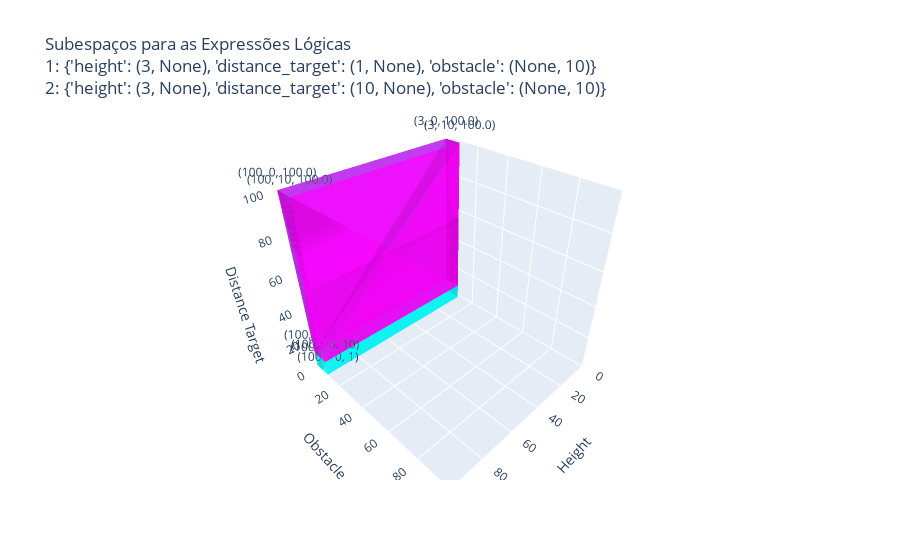

This figure's notebook cell:
### Code cell
import plotly.graph_objects as go

def apply_expressions(data, expressions):
    bounds = {}
    for var in data:
        name = var['name']
        min_val = var['min_value']
        max_val = var['max_value']
        if name in expressions:
            expr_min, expr_max = expressions[name]
            if expr_min is not None:
                min_val = max(min_val, expr_min)
            if expr_max is not None:
                max_val = min(max_val, expr_max)
        bounds[name] = (min_val, max_val)
    return bounds

def plot_subspaces(expressions1, expressions2, data):
    fig = go.Figure()

    expressions_list = [
        {
            "name": "Expression 1",
            "expressions": expressions1
        },
        {
            "name": "Expression 2",
            "expressions": expressions2
        }
    ]

    colors = ['cyan', 'magenta']

    for i, expr_data in enumerate(expressions_list):
        bounds = apply_expressions(data, expr_data['expressions'])

        # Definir os limites do subespaço
        height_min, height_max = bounds['height']
        distance_min, distance_max = bounds['distance_target']
        obstacle_min, obstacle_max = bounds['obstacle']

        # Definir os vértices do cubo
        vertices = [
            [height_min, obstacle_min, distance_min],
            [height_max, obstacle_min, distance_min],
            [height_max, obstacle_max, distance_min],
            [height_min, obstacle_max, distance_min],
            [height_min, obstacle_min, distance_max],
            [height_max, obstacle_min, distance_max],
            [height_max, obstacle_max, distance_max],
            [height_min, obstacle_max, distance_max]
        ]

        # Definir as faces do cubo
        faces = [
            [vertices[0], vertices[1], vertices[5], vertices[4]],  # Face inferior
            [vertices[2], vertices[3], vertices[7], vertices[6]],  # Face superior
            [vertices[0], vertices[3], vertices[7], vertices[4]],  # Face esquerda
            [vertices[1], vertices[2], vertices[6], vertices[5]],  # Face direita
            [vertices[0], vertices[1], vertices[2], vertices[3]],  # Face frontal
            [vertices[4], vertices[5], vertices[6], vertices[7]]   # Face traseira
        ]

        # Adicionar as faces ao gráfico
        x, y, z = zip(*vertices)
        i_faces = [0, 1, 5, 4, 2, 3, 7, 6, 0, 3, 7, 4, 1, 2, 6, 5, 0, 1, 2, 3, 4, 5, 6, 7]
        j_faces = [1, 2, 6, 5, 3, 0, 4, 7, 3, 0, 4, 7, 2, 3, 7, 6, 1, 2, 6, 5, 0, 1, 5, 4]
        k_faces = [5, 6, 2, 1, 7, 4, 0, 3, 7, 4, 0, 3, 6, 7, 3, 2, 6, 7, 3, 2, 5, 6, 2, 1]

        fig.add_trace(go.Mesh3d(
            x=x, y=y, z=z,
            i=i_faces, j=j_faces, k=k_faces,
            color=colors[i], opacity=0.5,
            name=expr_data['name']
        ))

        # Adicionar etiquetas com os valores dos limites
        for vert in vertices:
            fig.add_trace(go.Scatter3d(
                x=[vert[0]], y=[vert[1]], z=[vert[2]],
                text=f'({vert[0]}, {vert[1]}, {vert[2]})',
                mode='text',
                showlegend=False
            ))

    # Configurar o layout do gráfico
    fig.update_layout(
        scene=dict(
            xaxis_title='Height',
            yaxis_title='Obstacle',
            zaxis_title='Distance Target',
            xaxis=dict(range=[0, 100]),
            yaxis=dict(range=[0, 100]),
            zaxis=dict(range=[0, 100])
        ),
        title_text=('Subespaços para as Expressões Lógicas<br>'
                    f'1: {expressions1}<br>'
                    f'2: {expressions2}')
    )

    fig.show()

# Exemplo de uso
data = [
    {
      "name": "height",
      "min_value": 0,
      "max_value": 100
    },
    {
      "name": "distance_target",
      "min_value": 0.0,
      "max_value": 100.0
    },
    {
      "name": "obstacle",
      "min_value": 0,
      "max_value": 100
    }
]

expressions1 = {
    "height": (3, None),
    "distance_target": (1, None),
    "obstacle": (None, 10)
}

expressions2 = {
    "height": (3, None),
    "distance_target": (10, None),
    "obstacle": (None, 10)
}

plot_subspaces(expressions1, expressions2, data)

### Figure 1 — Plotly figure (JSON) as saved in the notebook; plotly's stock layout.template omitted (floating-point values rounded to 4 significant figures)
{"data": [{"color": "cyan", "i": [0, 1, 5, 4, 2, 3, 7, 6, 0, 3, 7, 4, 1, 2, 6, 5, 0, 1, 2, 3, 4, 5, 6, 7], "j": [1, 2, 6, 5, 3, 0, 4, 7, 3, 0, 4, 7, 2, 3, 7, 6, 1, 2, 6, 5, 0, 1, 5, 4], "k": [5, 6, 2, 1, 7, 4, 0, 3, 7, 4, 0, 3, 6, 7, 3, 2, 6, 7, 3, 2, 5, 6, 2, 1], "name": "Expression 1", "opacity": 0.5, "type": "mesh3d", "x": [3, 100, 100, 3, 3, 100, 100, 3], "y": [0, 0, 10, 10, 0, 0, 10, 10], "z": [1, 1, 1, 1, 100, 100, 100, 100]}, {"mode": "text", "showlegend": false, "text": "(3, 0, 1)", "type": "scatter3d", "x": [3], "y": [0], "z": [1]}, {"mode": "text", "showlegend": false, "text": "(100, 0, 1)", "type": "scatter3d", "x": [100], "y": [0], "z": [1]}, {"mode": "text", "showlegend": false, "text": "(100, 10, 1)", "type": "scatter3d", "x": [100], "y": [10], "z": [1]}, {"mode": "text", "showlegend": false, "text": "(3, 10, 1)", "type": "scatter3d", "x": [3], "y": [10], "z": [1]}, {"mode": "text", "showlegend": false, "text": "(3, 0, 100.0)", "type": "scatter3d", "x": [3], "y": [0], "z": [100]}, {"mode": "text", "showlegend": false, "text": "(100, 0, 100.0)", "type": "scatter3d", "x": [100], "y": [0], "z": [100]}, {"mode": "text", "showlegend": false, "text": "(100, 10, 100.0)", "type": "scatter3d", "x": [100], "y": [10], "z": [100]}, {"mode": "text", "showlegend": false, "text": "(3, 10, 100.0)", "type": "scatter3d", "x": [3], "y": [10], "z": [100]}, {"color": "magenta", "i": [0, 1, 5, 4, 2, 3, 7, 6, 0, 3, 7, 4, 1, 2, 6, 5, 0, 1, 2, 3, 4, 5, 6, 7], "j": [1, 2, 6, 5, 3, 0, 4, 7, 3, 0, 4, 7, 2, 3, 7, 6, 1, 2, 6, 5, 0, 1, 5, 4], "k": [5, 6, 2, 1, 7, 4, 0, 3, 7, 4, 0, 3, 6, 7, 3, 2, 6, 7, 3, 2, 5, 6, 2, 1], "name": "Expression 2", "opacity": 0.5, "type": "mesh3d", "x": [3, 100, 100, 3, 3, 100, 100, 3], "y": [0, 0, 10, 10, 0, 0, 10, 10], "z": [10, 10, 10, 10, 100, 100, 100, 100]}, {"mode": "text", "showlegend": false, "text": "(3, 0, 10)", "type": "scatter3d", "x": [3], "y": [0], "z": [10]}, {"mode": "text", "showlegend": false, "text": "(100, 0, 10)", "type": "scatter3d", "x": [100], "y": [0], "z": [10]}, {"mode": "text", "showlegend": false, "text": "(100, 10, 10)", "type": "scatter3d", "x": [100], "y": [10], "z": [10]}, {"mode": "text", "showlegend": false, "text": "(3, 10, 10)", "type": "scatter3d", "x": [3], "y": [10], "z": [10]}, {"mode": "text", "showlegend": false, "text": "(3, 0, 100.0)", "type": "scatter3d", "x": [3], "y": [0], "z": [100]}, {"mode": "text", "showlegend": false, "text": "(100, 0, 100.0)", "type": "scatter3d", "x": [100], "y": [0], "z": [100]}, {"mode": "text", "showlegend": false, "text": "(100, 10, 100.0)", "type": "scatter3d", "x": [100], "y": [10], "z": [100]}, {"mode": "text", "showlegend": false, "text": "(3, 10, 100.0)", "type": "scatter3d", "x": [3], "y": [10], "z": [100]}], "layout": {"scene": {"xaxis": {"range": [0, 100], "title": {"text": "Height"}}, "yaxis": {"range": [0, 100], "title": {"text": "Obstacle"}}, "zaxis": {"range": [0, 100], "title": {"text": "Distance Target"}}}, "title": {"text": "Subespaços para as Expressões Lógicas<br>1: {'height': (3, None), 'distance_target': (1, None), 'obstacle': (None, 10)}<br>2: {'height': (3, None), 'distance_target': (10, None), 'obstacle': (None, 10)}"}}}
